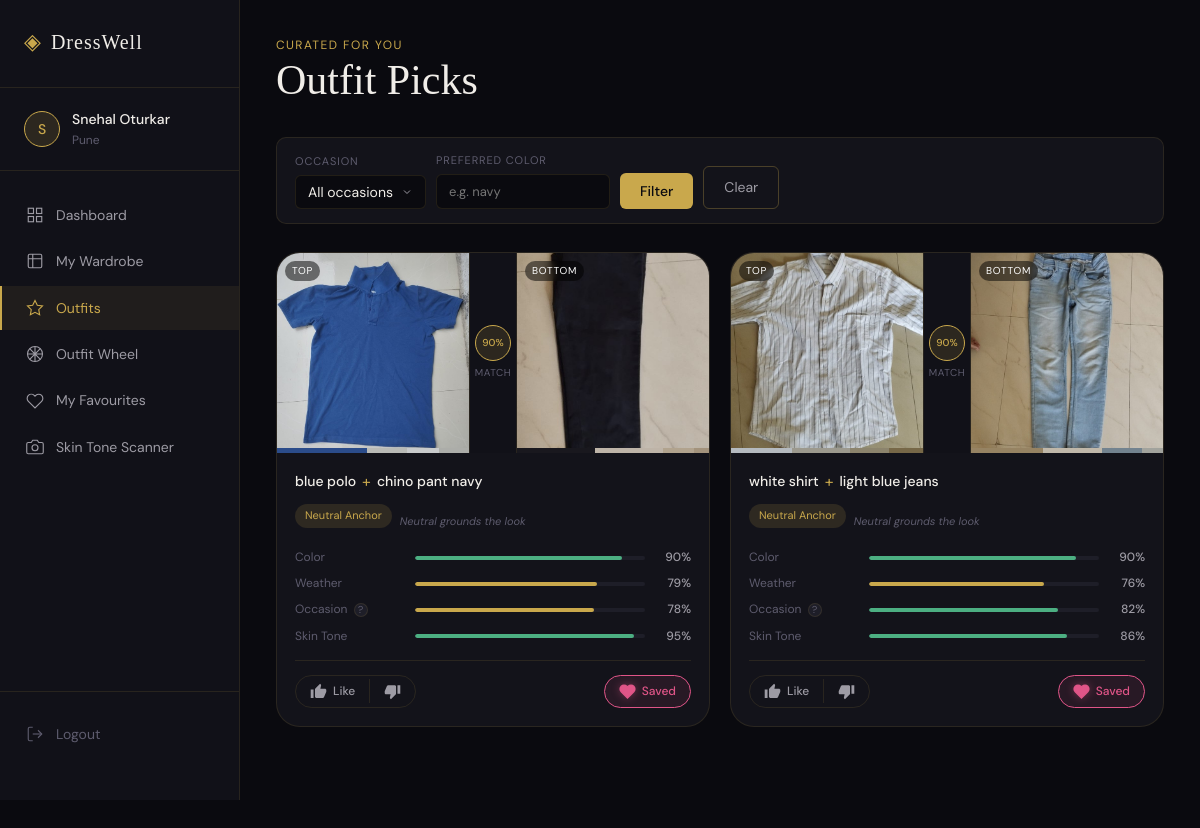
The page /recommendations (signed in) on the database its author committed.
### tables this page shows
CREATE TABLE users (
    user_id       INTEGER PRIMARY KEY AUTOINCREMENT,
    username      TEXT NOT NULL,
    email         TEXT UNIQUE NOT NULL,
    password_hash TEXT NOT NULL,
    gender        TEXT DEFAULT 'prefer_not_to_say',
    city          TEXT,
    skin_tone     TEXT DEFAULT NULL,
    created_at    TIMESTAMP DEFAULT CURRENT_TIMESTAMP
);

CREATE TABLE clothing_items (
    item_id       INTEGER PRIMARY KEY AUTOINCREMENT,
    user_id       INTEGER,
    name          TEXT NOT NULL,
    wear_type     TEXT NOT NULL DEFAULT 'top',
    category      TEXT,
    image_path    TEXT,
    color_rgb     TEXT,
    color_palette TEXT,
    occasions     TEXT,
    temp_min      INTEGER,
    temp_max      INTEGER,
    created_at    TIMESTAMP DEFAULT CURRENT_TIMESTAMP,
    FOREIGN KEY(user_id) REFERENCES users(user_id)
);

### app.py (the view)
@app.route('/recommendations')
@login_required
def recommendations():
    uid     = session['user_id']
    w       = get_weather(city=session.get('city', '')) if session.get('city') else None
    t       = w['temp'] if w else 22
    occ     = request.args.get('occasion')
    col     = request.args.get('color')
    outfits = RE.recommend(uid, temp=t, occasion=occ, color_pref=col, limit=9)
    return render_template('recommendations.html', outfits=outfits, weather=w, occasion=occ, color=col)

### templates/recommendations.html (shortened to what this page needs)
{% extends "base.html" %}
{% block content %}
<div class="page-header">
    <div>
        <p class="page-eyebrow">Curated for you</p>
        <h1 class="page-title">Outfit Picks</h1>
    </div>
</div>
<div class="filter-bar">
    <form method="GET" action="{{ url_for('recommendations') }}" class="filter-form">
        <div class="filter-group">
            <label class="filter-label">Occasion</label>
            <select name="occasion" class="form-input form-select form-select--sm">
                <option value="">All occasions</option>
            </select>
        </div>
        <div class="filter-group">
            <label class="filter-label">Preferred Color</label>
            <input type="text" name="color" class="form-input form-input--sm" placeholder="e.g. navy" value="{{ color or '' }}">
        </div>
        <button type="submit" class="btn-primary btn-sm-h">Filter</button>
        <a href="{{ url_for('recommendations') }}" class="btn-ghost btn-sm-h">Clear</a>
    </form>
</div>
{% if outfits %}
<div class="rec-grid">
    {% for outfit in outfits %}
    {% set oid = outfit.top.item_id|string + '_' + outfit.bottom.item_id|string %}
    <div class="rec-card {% if outfit.is_clash %}rec-card--clash{% endif %}"
         data-anim style="--delay:{{ loop.index0 * 0.07 }}s" id="ocard-{{ oid }}">
        <div class="rec-card__photos">
            <div class="rec-photo rec-photo--top">
                {% if outfit.top.image_path %}<img src="{{ url_for('static', filename=outfit.top.image_path) }}" alt="{{ outfit.top.name }}" loading="lazy">
                {% else %}<div class="rec-photo__placeholder">👕</div>{% endif %}
                <div class="rec-photo__label">Top</div>
                {% if outfit.top.color_palette %}{% set tp = outfit.top.color_palette | fromjson %}
                <div class="rec-palette-strip">{% for c in tp[:4] %}<div style="background:{{ c.hex }};flex:{{ c.percentage }}" title="{{ c.name }}"></div>{% endfor %}</div>{% endif %}
            </div>
            <div class="rec-photos__divider">
                <div class="rec-score-bubble {% if outfit.is_clash %}rec-score-bubble--clash{% endif %}">{{ outfit.color_harmony }}%</div>
                <div class="rec-score-label">match</div>
            </div>
            <div class="rec-photo rec-photo--bottom">
                {% if outfit.bottom.image_path %}<img src="{{ url_for('static', filename=outfit.bottom.image_path) }}" alt="{{ outfit.bottom.name }}" loading="lazy">
                {% else %}<div class="rec-photo__placeholder">👖</div>{% endif %}
                <div class="rec-photo__label">Bottom</div>
                {% if outfit.bottom.color_palette %}{% set bp = outfit.bottom.color_palette | fromjson %}
                <div class="rec-palette-strip">{% for c in bp[:4] %}<div style="background:{{ c.hex }};flex:{{ c.percentage }}" title="{{ c.name }}"></div>{% endfor %}</div>{% endif %}
            </div>
        </div>
        <div class="rec-card__info">
            <div class="rec-card__names">
                <span class="rec-name">{{ outfit.top.name }}</span>
                <span class="rec-plus">+</span>
                <span class="rec-name">{{ outfit.bottom.name }}</span>
            </div>
            <div class="rec-harmony-row">
                <div class="rec-harmony-badge {% if outfit.is_clash %}rec-harmony-badge--clash{% endif %}">{{ outfit.harmony_type }}</div>
                {% if outfit.harmony_reason %}<span class="rec-harmony-reason">{{ outfit.harmony_reason }}</span>{% endif %}
            </div>
            <div class="rec-score-bars">
                <div class="score-row">
                    <span class="score-label">Color</span>
                    <div class="score-track"><div class="{{ 'score-fill score-fill--great' if outfit.color_harmony >= 80 else ('score-fill score-fill--good' if outfit.color_harmony >= 60 else ('score-fill score-fill--mid' if outfit.color_harmony >= 40 else 'score-fill score-fill--low')) }}" style="width:{{ outfit.color_harmony }}%"></div></div>
                    <span class="score-val {{ 'score-val--great' if outfit.color_harmony >= 80 else ('score-val--good' if outfit.color_harmony >= 60 else ('score-val--mid' if outfit.color_harmony >= 40 else 'score-val--low')) }}">{{ outfit.color_harmony }}%</span>
                </div>
                <div class="score-row">
                    <span class="score-label">Weather {% if outfit.weather_score == 50 %}<span class="score-hint" title="Add temp range to items for accurate weather score">?</span>{% endif %}</span>
                    <div class="score-track"><div class="{{ 'score-fill score-fill--great' if outfit.weather_score >= 80 else ('score-fill score-fill--good' if outfit.weather_score >= 60 else ('score-fill score-fill--mid' if outfit.weather_score >= 40 else 'score-fill score-fill--low')) }}" style="width:{{ outfit.weather_score }}%"></div></div>
                    <span class="score-val {{ 'score-val--great' if outfit.weather_score >= 80 else ('score-val--good' if outfit.weather_score >= 60 else ('score-val--mid' if outfit.weather_score >= 40 else 'score-val--low')) }}">{{ outfit.weather_score }}%</span>
                </div>
                <div class="score-row">
                    <span class="score-label">Occasion {% if not request.args.get('occasion') %}<span class="score-hint" title="Filter by occasion for specific score">?</span>{% endif %}</span>
                    <div class="score-track"><div class="{{ 'score-fill score-fill--great' if outfit.occasion_match >= 80 else ('score-fill score-fill--good' if outfit.occasion_match >= 60 else ('score-fill score-fill--mid' if outfit.occasion_match >= 40 else 'score-fill score-fill--low')) }}" style="width:{{ outfit.occasion_match }}%"></div></div>
                    <span class="score-val {{ 'score-val--great' if outfit.occasion_match >= 80 else ('score-val--good' if outfit.occasion_match >= 60 else ('score-val--mid' if outfit.occasion_match >= 40 else 'score-val--low')) }}">{{ outfit.occasion_match }}%</span>
                </div>
                {% if outfit.skin_tone_active and outfit.skin_score is not none %}
                <div class="score-row">
                    <span class="score-label">Skin Tone</span>
                    <div class="score-track"><div class="{{ 'score-fill score-fill--great' if outfit.skin_score >= 80 else ('score-fill score-fill--good' if outfit.skin_score >= 60 else 'score-fill score-fill--mid') }}" style="width:{{ outfit.skin_score }}%"></div></div>
                    <span class="score-val {{ 'score-val--great' if outfit.skin_score >= 80 else ('score-val--good' if outfit.skin_score >= 60 else 'score-val--mid') }}">{{ outfit.skin_score }}%</span>
                </div>
                {% elif not outfit.skin_tone_active %}
                <div class="score-row skin-row-hint">
                    <span class="score-label">Skin Tone</span>
                    <a href="{{ url_for('camera_scan') }}" class="skin-scan-nudge">Scan to personalise →</a>
                </div>
                {% endif %}
            </div>
            <div class="outfit-feedback-row">
                <div class="thumb-group">
                    <button class="thumb-btn thumb-btn--up" id="up-{{ oid }}"
                        onclick="vote('{{ oid }}',{{ outfit.top.item_id }},{{ outfit.bottom.item_id }},'like','{{ outfit.harmony_type }}')"
                        title="Great outfit!">
                        <svg viewBox="0 0 24 24" fill="currentColor" width="17" height="17"><path d="M1 21h4V9H1v12zm22-11c0-1.1-.9-2-2-2h-6.31l.95-4.57.03-.32c0-.41-.17-.79-.44-1.06L14.17 1 7.59 7.59C7.22 7.95 7 8.45 7 9v10c0 1.1.9 2 2 2h9c.83 0 1.54-.5 1.84-1.22l3.02-7.05c.09-.23.14-.47.14-.73v-1.91l-.01-.01L23 10z"/></svg>
                        <span class="thumb-label">Like</span>
                    </button>
                    <button class="thumb-btn thumb-btn--down" id="dn-{{ oid }}"
                        onclick="vote('{{ oid }}',{{ outfit.top.item_id }},{{ outfit.bottom.item_id }},'dislike','{{ outfit.harmony_type }}')"
                        title="Not for me">
                        <svg viewBox="0 0 24 24" fill="currentColor" width="17" height="17"><path d="M15 3H6c-.83 0-1.54.5-1.84 1.22l-3.02 7.05c-.09.23-.14.47-.14.73v1.91l.01.01L1 14c0 1.1.9 2 2 2h6.31l-.95 4.57-.03.32c0 .41.17.79.44 1.06L9.83 23l6.59-6.59c.36-.36.58-.86.58-1.41V5c0-1.1-.9-2-2-2zm4 0v12h4V3h-4z"/></svg>
                    </button>
                </div>
                <button class="heart-btn {% if outfit.is_favourite %}heart-btn--active{% endif %}"
                    id="heart-{{ oid }}"
                    onclick="toggleHeart('{{ oid }}',{{ outfit.top.item_id }},{{ outfit.bottom.item_id }})">
                    <svg viewBox="0 0 24 24" width="17" height="17"
                         fill="{% if outfit.is_favourite %}currentColor{% else %}none{% endif %}"
                         stroke="currentColor" stroke-width="2" id="heart-icon-{{ oid }}">
                        <path d="M20.84 4.61a5.5 5.5 0 0 0-7.78 0L12 5.67l-1.06-1.06a5.5 5.5 0 0 0-7.78 7.78l1.06 1.06L12 21.23l7.78-7.78 1.06-1.06a5.5 5.5 0 0 0 0-7.78z"/>
                    </svg>
                    <span id="heart-label-{{ oid }}">{% if outfit.is_favourite %}Saved{% else %}Save{% endif %}</span>
                </button>
            </div>
        </div>
    </div>
    {% endfor %}
</div>
{% endif %}
{% endblock %}

### templates/base.html (shortened to what this page needs)
<!DOCTYPE html>
<html lang="en">
<head>
    <link rel="stylesheet" href="{{ url_for('static', filename='css/main.css') }}">
</head>
<body>
    {% block nav %}
    <nav class="sidenav" id="sidenav">
        <div class="sidenav__brand">
            <a href="{{ url_for('dashboard') }}" class="brand-logo">
                <span class="brand-logo__icon">◈</span>
                <span class="brand-logo__text">DressWell</span>
            </a>
        </div>
        <div class="sidenav__user">
            <div class="user-avatar">{{ session.username[0].upper() if session.username else 'U' }}</div>
            <div class="user-info">
                <span class="user-name">{{ session.username }}</span>
                <span class="user-city">{{ session.city or 'Set your city' }}</span>
            </div>
        </div>
        <ul class="sidenav__links">
            <li><a href="{{ url_for('dashboard') }}" class="nav-link {% if request.endpoint == 'dashboard' %}nav-link--active{% endif %}">
                <svg width="18" height="18" viewBox="0 0 24 24" fill="none" stroke="currentColor" stroke-width="1.5"><rect x="3" y="3" width="7" height="7"/><rect x="14" y="3" width="7" height="7"/><rect x="3" y="14" width="7" height="7"/><rect x="14" y="14" width="7" height="7"/></svg>
                Dashboard
            </a></li>
            <li><a href="{{ url_for('wardrobe') }}" class="nav-link {% if request.endpoint == 'wardrobe' %}nav-link--active{% endif %}">
                <svg width="18" height="18" viewBox="0 0 24 24" fill="none" stroke="currentColor" stroke-width="1.5"><path d="M9 3H5a2 2 0 0 0-2 2v4m6-6h10a2 2 0 0 1 2 2v4M9 3v18m0 0h10a2 2 0 0 0 2-2V9M9 21H5a2 2 0 0 1-2-2V9m0 0h18"/></svg>
                My Wardrobe
            </a></li>
            <li><a href="{{ url_for('recommendations') }}" class="nav-link {% if request.endpoint == 'recommendations' %}nav-link--active{% endif %}">
                <svg width="18" height="18" viewBox="0 0 24 24" fill="none" stroke="currentColor" stroke-width="1.5"><path d="M12 2l3.09 6.26L22 9.27l-5 4.87 1.18 6.88L12 17.77l-6.18 3.25L7 14.14 2 9.27l6.91-1.01L12 2z"/></svg>
                Outfits
            </a></li>
            <li><a href="{{ url_for('outfit_wheel') }}" class="nav-link {% if request.endpoint == 'outfit_wheel' %}nav-link--active{% endif %}">
                <svg width="18" height="18" viewBox="0 0 24 24" fill="none" stroke="currentColor" stroke-width="1.5"><circle cx="12" cy="12" r="10"/><path d="M12 2v20M2 12h20M4.93 4.93l14.14 14.14M19.07 4.93L4.93 19.07"/></svg>
                Outfit Wheel
            </a></li>
            <li><a href="{{ url_for('favourites') }}" class="nav-link {% if request.endpoint == 'favourites' %}nav-link--active{% endif %}">
                <svg width="18" height="18" viewBox="0 0 24 24" fill="none" stroke="currentColor" stroke-width="1.5"><path d="M20.84 4.61a5.5 5.5 0 0 0-7.78 0L12 5.67l-1.06-1.06a5.5 5.5 0 0 0-7.78 7.78l1.06 1.06L12 21.23l7.78-7.78 1.06-1.06a5.5 5.5 0 0 0 0-7.78z"/></svg>
                My Favourites
            </a></li>
            <li><a href="{{ url_for('camera_scan') }}" class="nav-link {% if request.endpoint == 'camera_scan' %}nav-link--active{% endif %}">
                <svg width="18" height="18" viewBox="0 0 24 24" fill="none" stroke="currentColor" stroke-width="1.5"><path d="M23 19a2 2 0 0 1-2 2H3a2 2 0 0 1-2-2V8a2 2 0 0 1 2-2h4l2-3h6l2 3h4a2 2 0 0 1 2 2z"/><circle cx="12" cy="13" r="4"/></svg>
                Skin Tone Scanner
            </a></li>
        </ul>
        <div class="sidenav__bottom">
            <a href="{{ url_for('logout') }}" class="nav-link nav-link--logout">
                <svg width="18" height="18" viewBox="0 0 24 24" fill="none" stroke="currentColor" stroke-width="1.5"><path d="M9 21H5a2 2 0 0 1-2-2V5a2 2 0 0 1 2-2h4"/><polyline points="16,17 21,12 16,7"/><line x1="21" y1="12" x2="9" y2="12"/></svg>
                Logout
            </a>
        </div>
    </nav>
    {% endblock %}
    <main class="main-content {% if not session.user_id %}main-content--full{% endif %}">
        {% block content %}{% endblock %}
    </main>
</body>
</html>

### rows shown on the page
users: username "Snehal Oturkar", city "Pune"
clothing_items: image_path (picture), top.name "blue polo"
clothing_items: image_path (picture), bottom.name "chino pant navy"
clothing_items: image_path (picture), top.name "white shirt"
clothing_items: image_path (picture), bottom.name "light blue jeans"

### other values the page prints
{{ session.username[0].upper() if session.username else 'U' }} "S"
{{ outfit.color_harmony }} "90" "90"
{{ outfit.harmony_type }} "Neutral Anchor" "Neutral Anchor"
{{ outfit.harmony_reason }} "Neutral grounds the look" "Neutral grounds the look"
{{ outfit.weather_score }} "79" "76"
{{ outfit.occasion_match }} "78" "82"
{{ outfit.skin_score }} "95" "86"
